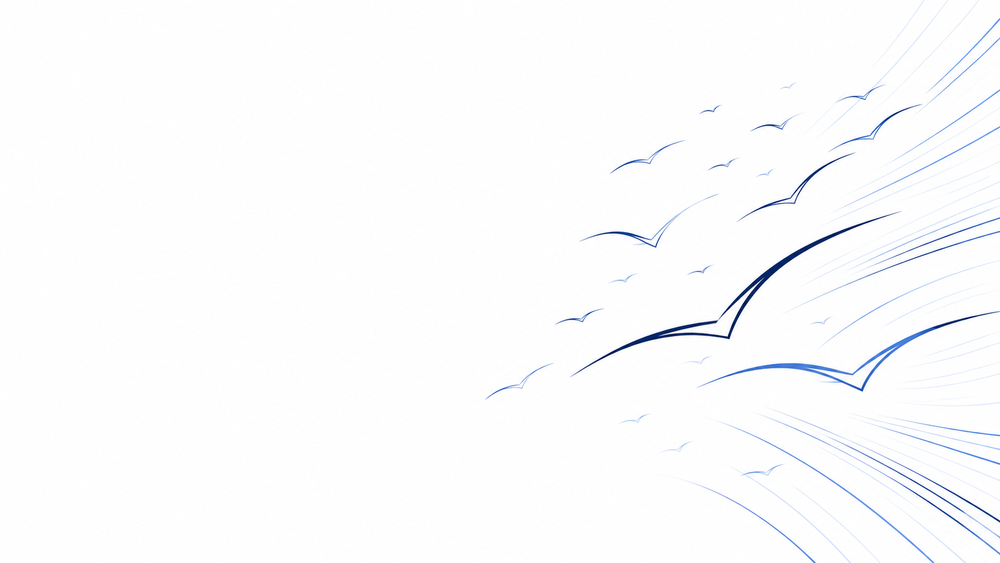
#> input picture animation/source_art/BGbnlRIGHTSIDE.png, 1000 x 563 px, shrunk from 1672 x 941 before the run, found by its file name
$ python remove_nonbird_lines.py
#> lines starting #> are read from the running program, lines starting #| are printed output that depends on the picture; after the words box and inside, x2 and y2 are one past the last pixel; in counts of white or black regions, pixels touching at a corner belong together
from pathlib import Path
import csv
import math
import numpy as np
from PIL import Image
import cv2

src = Path('/home/ubuntu/upload/BGbnlRIGHTSIDE.png')
out = Path('/home/ubuntu/birds_exact_pixels')
out.mkdir(parents=True, exist_ok=True)

rgb = np.array(Image.open(src).convert('RGB'))
#> rgb is the input picture: shape (563, 1000, 3); mean R, G, B 251.7, 252, 253.2
gray = cv2.cvtColor(rgb, cv2.COLOR_RGB2GRAY)
# Preserve the original ink pixels only, retaining their exact original RGB values.
ink = (255 - gray >= 18).astype(np.uint8) * 255
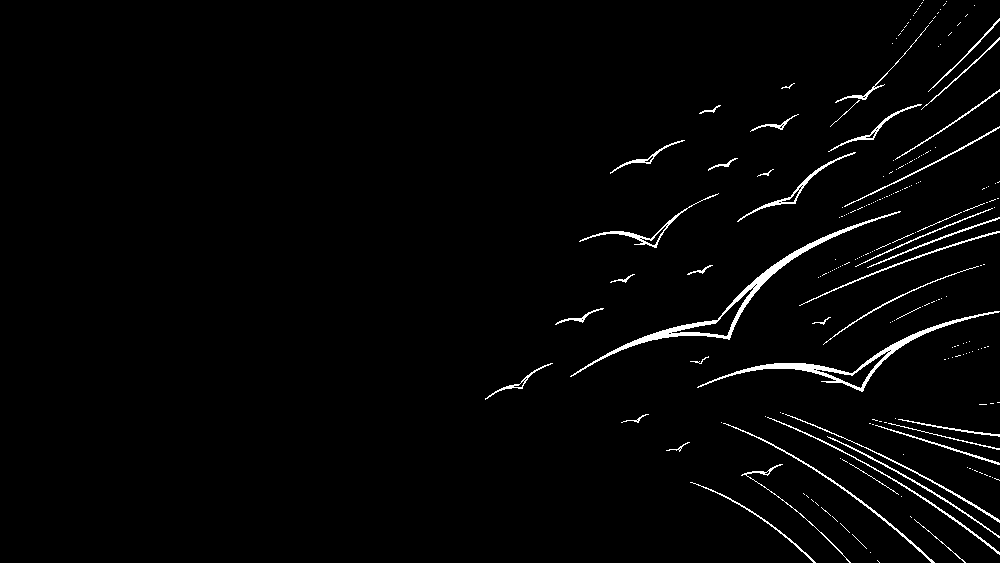
#> ink: shape (563, 1000); 2.1% white in thin lines or dots, all inside (x1, y1, x2, y2) = (485, 0, 1000, 563)
edges = cv2.Canny(ink, 40, 120)
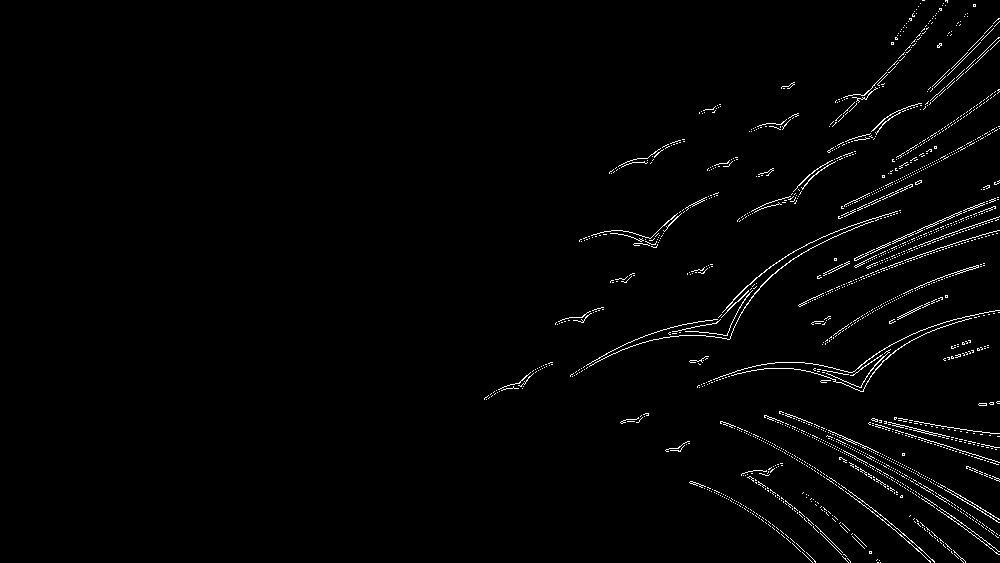
#> edges: shape (563, 1000); 1.6% white in thin lines or dots, all inside (x1, y1, x2, y2) = (484, 0, 1000, 563)
lines = cv2.HoughLinesP(edges, 1, np.pi / 180, threshold=55, minLineLength=115, maxLineGap=18)
#> lines = [[846, 264, 994, 198], [827, 271, 975, 205], [695, 335, 821, 237], [869, 422, 999, 462], [792, 454, 912, 541], [875, 421, 998, 447], [877, 454, 993, 515]]

remove = np.zeros(ink.shape, dtype=np.uint8)
rows = []
if lines is not None:
    for line in lines.reshape(-1, 4):
        x1, y1, x2, y2 = map(int, line)
        length = math.hypot(x2 - x1, y2 - y1)
        angle = math.degrees(math.atan2(y2-y1, x2-x1))
        # Lines this long are the parallel architectural/background strokes.
        # Use a narrow 5 px band so curved bird strokes remain original pixels.
        if length >= 115:
            cv2.line(remove, (x1, y1), (x2, y2), 255, thickness=5, lineType=cv2.LINE_AA)
            rows.append((x1, y1, x2, y2, round(length, 1), round(angle, 1)))
#> this loop made 7 passes
#> (x1, y1, x2, y2, length, angle) on passes 1 to 7: (846, 264, 994, 198, 162, -24.03), (827, 271, 975, 205, 162, -24.03), (695, 335, 821, 237, 159.6, -37.87), (869, 422, 999, 462, 136, 17.1), (792, 454, 912, 541, 148.2, 35.94), (875, 421, 998, 447, 125.7, 11.94), (877, 454, 993, 515, 131.1, 27.74)
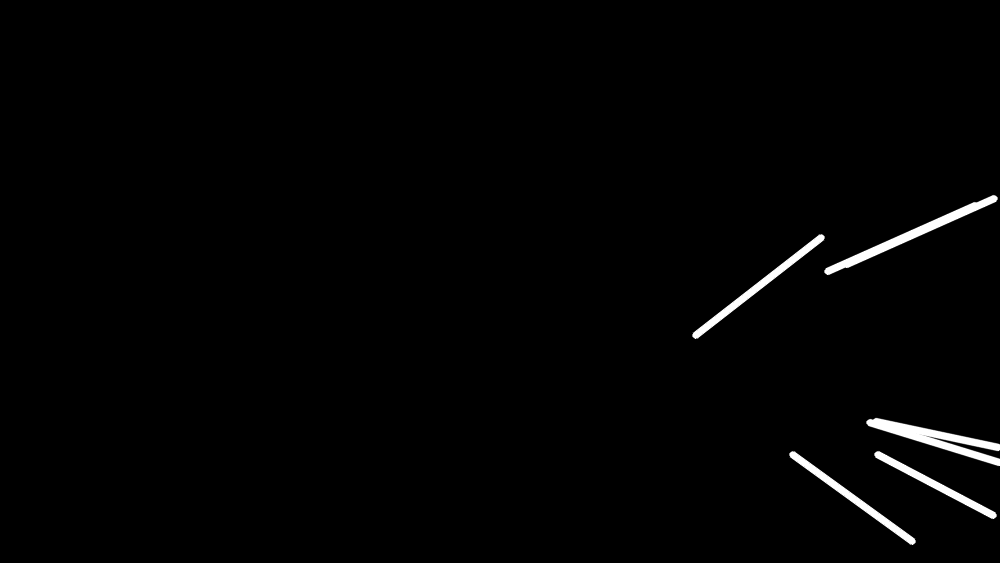
#> remove: shape (563, 1000); min 0, max 255, mean 3
#> after the loop, rows = [(846, 264, 994, 198, 162, -24), (827, 271, 975, 205, 162, -24), (695, 335, 821, 237, 159.6, -37.9), (869, 422, 999, 462, 136, 17.1), (792, 454, 912, 541, 148.2, 35.9), (875, 421, 998, 447, 125.7, 11.9), (877, 454, 993, 515, 131.1, 27.7)]

# Remove detected long straight lines while keeping every other original ink pixel.
keep = (ink > 0) & (remove == 0)
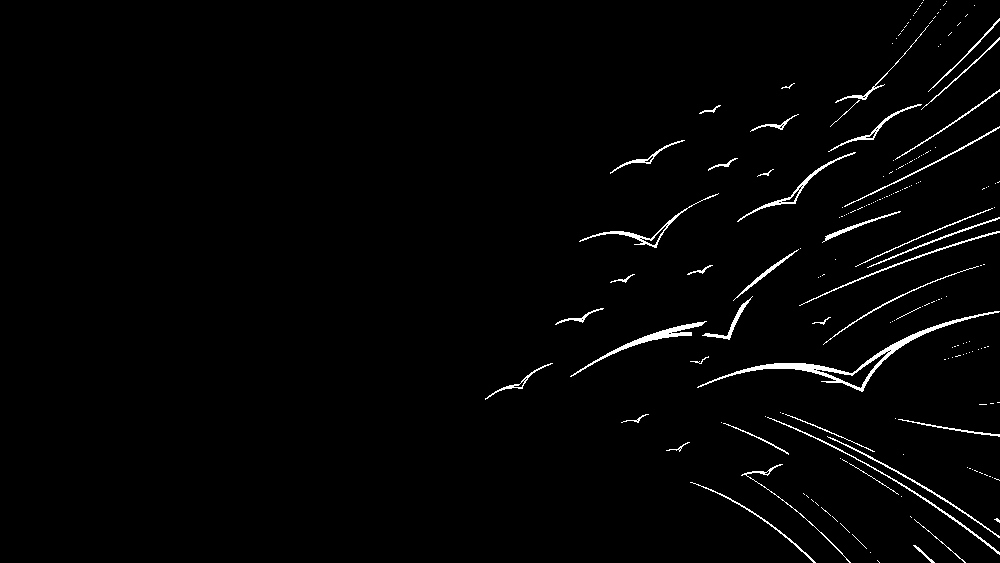
#> keep: shape (563, 1000) bool; 1.7% white in thin lines or dots, all inside (x1, y1, x2, y2) = (485, 0, 1000, 563)
rgba = np.zeros((rgb.shape[0], rgb.shape[1], 4), dtype=np.uint8)
rgba[:, :, :3] = rgb
rgba[:, :, 3] = np.where(keep, 255, 0).astype(np.uint8)
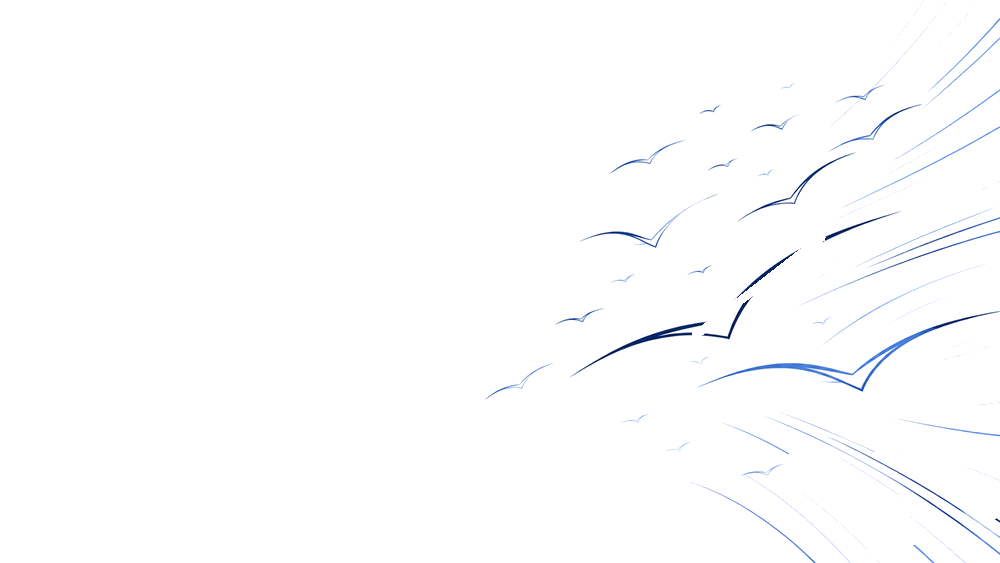
#> rgba: shape (563, 1000, 4); mean R, G, B, A 251.7, 252, 253.2, 4.4; transparent parts drawn white
Image.fromarray(rgba, 'RGBA').save(out / 'bird_candidates_after_line_removal.png')

with (out / 'removed_line_candidates.csv').open('w', newline='') as f:
    writer = csv.writer(f)
    writer.writerow(['x1','y1','x2','y2','length_px','angle_deg'])
    writer.writerows(rows)

print(f'Detected long line candidates: {len(rows)}')
#| Detected long line candidates: 7
print(f'Ink pixels retained: {int(keep.sum())}')
#| Ink pixels retained: 9800
